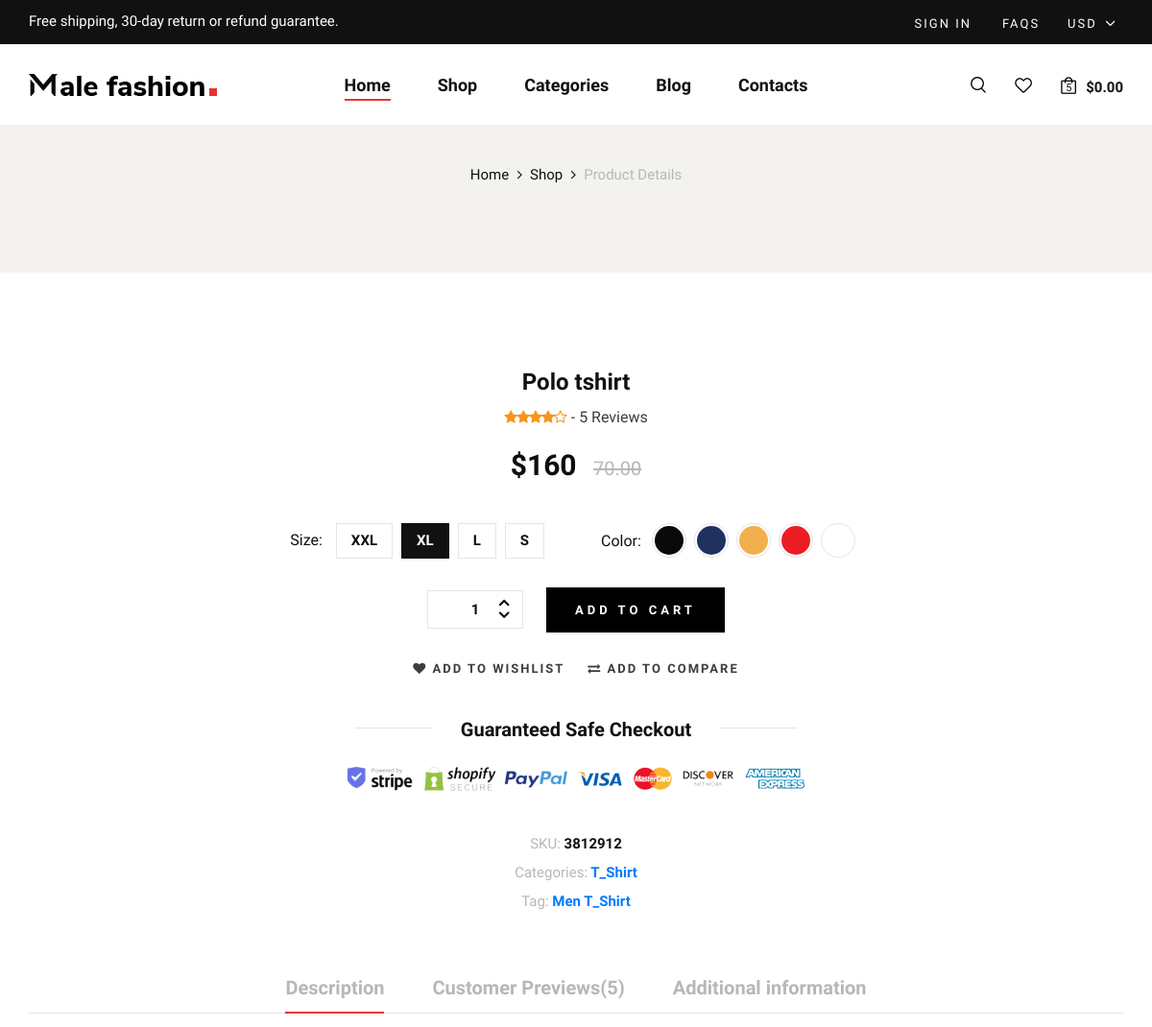
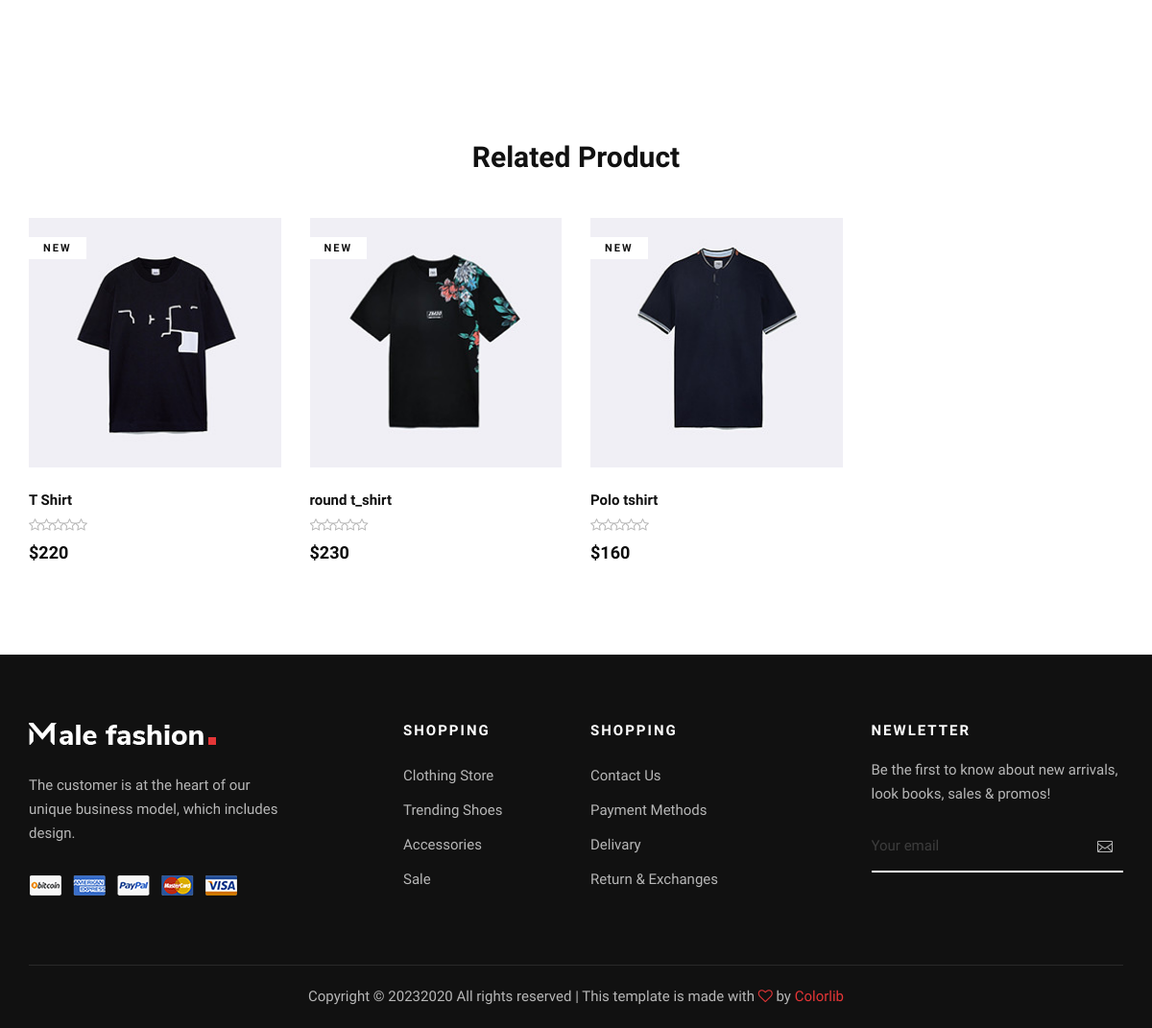
The page /store/category/t_shirt/polo-tshirt/ on the database its author committed (2 pictures, top to bottom).
### store/models.py (models this page shows)
class Product(models.Model):
    name = models.CharField( max_length=50 , unique=True)
    slug = models.SlugField(max_length=50 , unique=True)
    description = models.TextField( max_length=2000 , blank=True)
    products_infomation = models.TextField(max_length=10000 ,  blank=True)
    material_used = models.TextField(max_length=10000 ,  blank=True)
    image = models.ImageField( upload_to='product_img')
    price = models.IntegerField()
    discount = models.IntegerField(default=0)
    stock = models.IntegerField()
    is_available = models.BooleanField(default=True)
    tags = TaggableManager()
    category = models.ForeignKey("category.Category",related_name=("product"), verbose_name=("category product"), on_delete=models.CASCADE)
    created_at = models.DateTimeField(auto_now_add=True)
    modified_date = models.DateField( auto_now=True)
    def get_absolute_url(self):
        return reverse("product_detail", args=[self.category.slug ,self.slug])
    def __str__(self):
        return self.name

### category/models.py (models this page shows)
class Category(models.Model):
    category_name = models.CharField(unique=True, max_length=50)
    slug = models.SlugField(unique=True, max_length=100)
    image = models.ImageField( upload_to='cat_img' , blank=True)
    clas = models.CharField(max_length=50 ,blank=True ,null=True)
    description = models.TextField(max_length=10000,blank=True ,null=True)
    class Meta:
        verbose_name = 'category'
        verbose_name_plural = 'categories'
    def get_url(self):
        return reverse('product_by_category',args=[self.slug])
    def __str__(self):
        return str(self.category_name)

### store/views.py (the view)
# urls.py: path('category/<slug:category_slug>/<slug:product_slug>/',views.product_detail ,name='product_detail'),
def product_detail(request , category_slug , product_slug):
    try:
        single_product = Product.objects.get(category__slug=category_slug, slug=product_slug)
        related = Product.objects.filter(category=single_product.category)
    except Exception as e:
        raise e
    context = {
        'single_product': single_product,
        'related':related,
    }
    return render(request , 'product/product_detail.html', context)

### category/category_context.py (called while the page is built)
def menu_links(request):
    links = Category.objects.all().annotate(products_count=Count('product'))[:10]
    return dict(links=links)

### store/templates/product/product_detail.html (shortened to what this page needs)
{% extends "base.html" %}
{% load static %}
{% block content %}
<section class="shop-details">
    <div class="product__details__pic">
        <div class="container">
            <div class="row">
                <div class="col-lg-12">
                    <div class="product__details__breadcrumb">
                        <a href="/">Home</a>
                        <a href="{% url 'store'%}">Shop</a>
                        <span>Product Details</span>
                    </div>
                </div>
            </div>
        </div>
    </div>
    <div class="product__details__content">
        <div class="container">
            <div class="row d-flex justify-content-center">
                <div class="col-lg-8">
                    <div class="product__details__text">
                        <h4>{{single_product.name}}</h4>
                        <div class="rating">
                            <i class="fa fa-star"></i>
                            <i class="fa fa-star"></i>
                            <i class="fa fa-star"></i>
                            <i class="fa fa-star"></i>
                            <i class="fa fa-star-o"></i>
                            <span> - 5 Reviews</span>
                        </div>
                        <h3>${{single_product.price}} <span>70.00</span></h3>
                        <div class="product__details__option">
                            <div class="product__details__option__size">
                                <span>Size:</span>
                                <label for="xxl">xxl
                                </label>
                                <label class="active" for="xl">xl
                                </label>
                                <label for="l">l
                                </label>
                                <label for="sm">s
                                </label>
                            </div>
                            <div class="product__details__option__color">
                                <span>Color:</span>
                                <label class="c-1" for="sp-1">
                                </label>
                                <label class="c-2" for="sp-2">
                                </label>
                                <label class="c-3" for="sp-3">
                                </label>
                                <label class="c-4" for="sp-4">
                                </label>
                                <label class="c-9" for="sp-9">
                                </label>
                            </div>
                        </div>
                        <div class="product__details__cart__option">
                            <div class="quantity">
                                <div class="pro-qty">
                                    <input type="text" value="1">
                                </div>
                            </div>
                            <a href="{% url 'add_cart' single_product.id %}" class="primary-btn">add to cart</a>
                        </div>
                        <div class="product__details__btns__option">
                            <a href="#"><i class="fa fa-heart"></i> add to wishlist</a>
                            <a href="#"><i class="fa fa-exchange"></i> Add To Compare</a>
                        </div>
                        <div class="product__details__last__option">
                            <h5><span>Guaranteed Safe Checkout</span></h5>
                            <img src="img/shop-details/details-payment.png" alt="">
                            <ul>
                                <li><span>SKU:</span> 3812912</li>
                                <li><span>Categories:</span><a href="{{single_product.category.get_url}}"> {{single_product.category}} </a></li>
                                {% if single_product.tags.all %}
                                <li><span>Tag:</span> {% for tag in single_product.tags.all %}<a href="{% url 'product_by_tags' tag %}">{{tag}}</a> {% endfor %}</li>
                                {% endif %}
                            </ul>
                        </div>
                    </div>
                </div>
            </div>
            <div class="row">
                <div class="col-lg-12">
                    <div class="product__details__tab">
                        <ul class="nav nav-tabs" role="tablist">
                            <li class="nav-item">
                                <a class="nav-link active" data-toggle="tab" href="#tabs-5" role="tab">Description</a>
                            </li>
                            <li class="nav-item">
                                <a class="nav-link" data-toggle="tab" href="#tabs-6" role="tab">Customer
                                    Previews(5)</a>
                            </li>
                            <li class="nav-item">
                                <a class="nav-link" data-toggle="tab" href="#tabs-7" role="tab">Additional
                                    information</a>
                            </li>
                        </ul>
                        <div class="tab-content">
                            <div class="tab-pane active" id="tabs-5" role="tabpanel">
                                <div class="product__details__tab__content">
                                </div>
                            </div>
                        </div>
                    </div>
                </div>
            </div>
        </div>
    </div>
</section>
<section class="related spad">
    <div class="container">
        <div class="row">
            <div class="col-lg-12">
                <h3 class="related-title">Related Product</h3>
            </div>
        </div>
        <div class="row">
            {% for product in related %}
            <div class="col-lg-3 col-md-6 col-sm-6 col-sm-6">
                <div class="product__item">
                    <div class="product__item__pic set-bg" data-setbg="{{product.image.url}}">
                        <span class="label">New</span>
                    </div>
                    <div class="product__item__text">
                        <h6>{{product}}</h6>
                        <div class="rating">
                            <i class="fa fa-star-o"></i>
                            <i class="fa fa-star-o"></i>
                            <i class="fa fa-star-o"></i>
                            <i class="fa fa-star-o"></i>
                            <i class="fa fa-star-o"></i>
                        </div>
                        <h5>${{product.price}}</h5>
                    </div>
                </div>
            </div>
            {% endfor %}
        </div>
    </div>
</section>
{% endblock content %}

### rows shown on the page
Product: name "Polo tshirt", price "160", category "T_Shirt", shows a picture
Tag: name "Men"
Tag: name "T_Shirt"
Product: shows a picture, name "T Shirt", price "220"
Product: shows a picture, name "round t_shirt", price "230"
